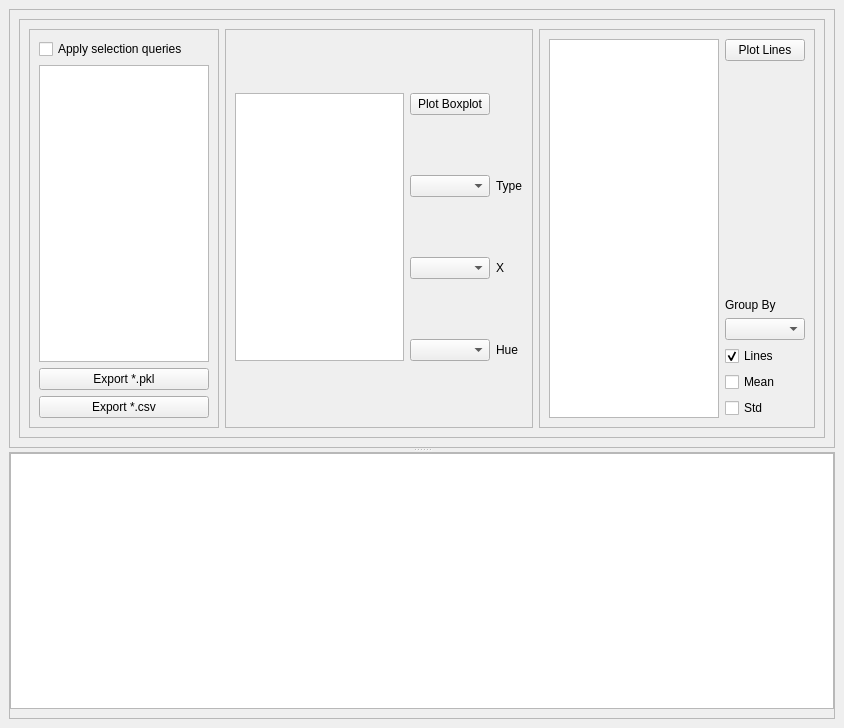
<?xml version="1.0" encoding="UTF-8"?>
<ui version="4.0">
 <class>FitCheck</class>
 <widget class="QMainWindow" name="FitCheck">
  <property name="geometry">
   <rect>
    <x>0</x>
    <y>0</y>
    <width>844</width>
    <height>728</height>
   </rect>
  </property>
  <property name="windowTitle">
   <string>MainWindow</string>
  </property>
  <widget class="QWidget" name="centralwidget">
   <layout class="QGridLayout" name="gridLayout_8">
    <item row="0" column="0">
     <widget class="QSplitter" name="splitter">
      <property name="orientation">
       <enum>Qt::Vertical</enum>
      </property>
      <widget class="QFrame" name="frame_6">
       <property name="frameShape">
        <enum>QFrame::StyledPanel</enum>
       </property>
       <property name="frameShadow">
        <enum>QFrame::Raised</enum>
       </property>
       <layout class="QHBoxLayout" name="horizontalLayout_2">
        <item>
         <widget class="QFrame" name="frame">
          <property name="frameShape">
           <enum>QFrame::StyledPanel</enum>
          </property>
          <property name="frameShadow">
           <enum>QFrame::Raised</enum>
          </property>
          <layout class="QHBoxLayout" name="horizontalLayout">
           <item>
            <widget class="QFrame" name="frame_7">
             <property name="frameShape">
              <enum>QFrame::StyledPanel</enum>
             </property>
             <property name="frameShadow">
              <enum>QFrame::Raised</enum>
             </property>
             <layout class="QVBoxLayout" name="verticalLayout_2">
              <item>
               <widget class="QCheckBox" name="ChckQueries">
                <property name="text">
                 <string>Apply selection queries</string>
                </property>
               </widget>
              </item>
              <item>
               <widget class="QTextEdit" name="TxtSelQueries">
                <property name="acceptRichText">
                 <bool>true</bool>
                </property>
               </widget>
              </item>
              <item>
               <widget class="QPushButton" name="ButExportPkl">
                <property name="text">
                 <string>Export *.pkl</string>
                </property>
               </widget>
              </item>
              <item>
               <widget class="QPushButton" name="ButExportCSV">
                <property name="text">
                 <string>Export *.csv</string>
                </property>
               </widget>
              </item>
             </layout>
            </widget>
           </item>
           <item>
            <widget class="QFrame" name="frame_3">
             <property name="frameShape">
              <enum>QFrame::StyledPanel</enum>
             </property>
             <property name="frameShadow">
              <enum>QFrame::Raised</enum>
             </property>
             <layout class="QGridLayout" name="gridLayout">
              <item row="0" column="1">
               <widget class="QPushButton" name="ButBoxPlot">
                <property name="text">
                 <string>Plot Boxplot</string>
                </property>
               </widget>
              </item>
              <item row="3" column="2">
               <widget class="QLabel" name="label_3">
                <property name="text">
                 <string>Hue</string>
                </property>
               </widget>
              </item>
              <item row="1" column="1">
               <widget class="QComboBox" name="CmbBoxType"/>
              </item>
              <item row="0" column="0" rowspan="4">
               <widget class="QListWidget" name="LstBoxYPars">
                <property name="selectionMode">
                 <enum>QAbstractItemView::ExtendedSelection</enum>
                </property>
                <property name="layoutMode">
                 <enum>QListView::SinglePass</enum>
                </property>
                <property name="viewMode">
                 <enum>QListView::ListMode</enum>
                </property>
               </widget>
              </item>
              <item row="3" column="1">
               <widget class="QComboBox" name="CmbBoxHue"/>
              </item>
              <item row="2" column="2">
               <widget class="QLabel" name="label">
                <property name="text">
                 <string>X</string>
                </property>
               </widget>
              </item>
              <item row="1" column="2">
               <widget class="QLabel" name="label_4">
                <property name="text">
                 <string>Type</string>
                </property>
               </widget>
              </item>
              <item row="2" column="1">
               <widget class="QComboBox" name="CmbBoxX"/>
              </item>
             </layout>
            </widget>
           </item>
           <item>
            <widget class="QFrame" name="frame_2">
             <property name="frameShape">
              <enum>QFrame::StyledPanel</enum>
             </property>
             <property name="frameShadow">
              <enum>QFrame::Raised</enum>
             </property>
             <layout class="QGridLayout" name="gridLayout_2">
              <item row="4" column="1">
               <widget class="QCheckBox" name="CheckLinesMean">
                <property name="text">
                 <string>Mean</string>
                </property>
               </widget>
              </item>
              <item row="0" column="1">
               <widget class="QPushButton" name="ButPlotVect">
                <property name="text">
                 <string>Plot Lines</string>
                </property>
               </widget>
              </item>
              <item row="0" column="0" rowspan="6">
               <widget class="QListWidget" name="LstLinesPars">
                <property name="selectionMode">
                 <enum>QAbstractItemView::ExtendedSelection</enum>
                </property>
                <property name="layoutMode">
                 <enum>QListView::SinglePass</enum>
                </property>
                <property name="viewMode">
                 <enum>QListView::ListMode</enum>
                </property>
               </widget>
              </item>
              <item row="2" column="1">
               <widget class="QComboBox" name="CmbLinesGroup"/>
              </item>
              <item row="1" column="1">
               <widget class="QLabel" name="label_2">
                <property name="text">
                 <string>Group By</string>
                </property>
                <property name="alignment">
                 <set>Qt::AlignBottom|Qt::AlignLeading|Qt::AlignLeft</set>
                </property>
               </widget>
              </item>
              <item row="5" column="1">
               <widget class="QCheckBox" name="CheckLinesStd">
                <property name="text">
                 <string>Std</string>
                </property>
               </widget>
              </item>
              <item row="3" column="1">
               <widget class="QCheckBox" name="CheckLines">
                <property name="text">
                 <string>Lines</string>
                </property>
                <property name="checked">
                 <bool>true</bool>
                </property>
               </widget>
              </item>
             </layout>
            </widget>
           </item>
          </layout>
         </widget>
        </item>
       </layout>
      </widget>
      <widget class="QFrame" name="frame_5">
       <property name="frameShape">
        <enum>QFrame::StyledPanel</enum>
       </property>
       <property name="frameShadow">
        <enum>QFrame::Raised</enum>
       </property>
       <layout class="QVBoxLayout" name="verticalLayout_11">
        <property name="spacing">
         <number>0</number>
        </property>
        <property name="leftMargin">
         <number>0</number>
        </property>
        <property name="topMargin">
         <number>0</number>
        </property>
        <property name="rightMargin">
         <number>0</number>
        </property>
        <item>
         <widget class="QTableView" name="TblData">
          <property name="minimumSize">
           <size>
            <width>250</width>
            <height>0</height>
           </size>
          </property>
          <property name="selectionMode">
           <enum>QAbstractItemView::ExtendedSelection</enum>
          </property>
          <property name="sortingEnabled">
           <bool>true</bool>
          </property>
         </widget>
        </item>
       </layout>
      </widget>
     </widget>
    </item>
   </layout>
  </widget>
 </widget>
 <resources/>
 <connections/>
</ui>
